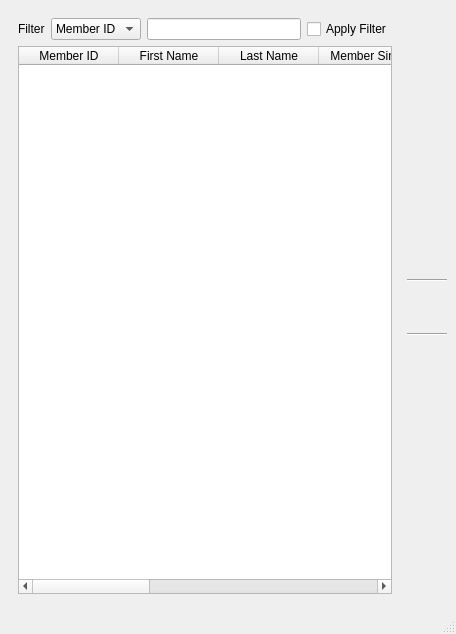
<?xml version="1.0" encoding="UTF-8"?>
<ui version="4.0">
 <class>membersBrowser</class>
 <widget class="QMainWindow" name="membersBrowser">
  <property name="geometry">
   <rect>
    <x>0</x>
    <y>0</y>
    <width>456</width>
    <height>634</height>
   </rect>
  </property>
  <property name="windowTitle">
   <string>BiblioteQ: Members Browser</string>
  </property>
  <property name="windowIcon">
   <iconset>
    <normaloff>icons.d/book.png</normaloff>icons.d/book.png</iconset>
  </property>
  <widget class="QWidget" name="centralwidget">
   <layout class="QHBoxLayout">
    <item>
     <widget class="QFrame" name="frame">
      <layout class="QVBoxLayout">
       <item>
        <layout class="QHBoxLayout">
         <item>
          <widget class="QLabel" name="label">
           <property name="text">
            <string>Filter</string>
           </property>
          </widget>
         </item>
         <item>
          <widget class="QComboBox" name="filtertype">
           <item>
            <property name="text">
             <string>Member ID</string>
            </property>
           </item>
           <item>
            <property name="text">
             <string>Last Name</string>
            </property>
           </item>
          </widget>
         </item>
         <item>
          <widget class="QLineEdit" name="filter">
           <property name="maxLength">
            <number>128</number>
           </property>
          </widget>
         </item>
         <item>
          <widget class="QCheckBox" name="filterBox">
           <property name="toolTip">
            <string/>
           </property>
           <property name="text">
            <string>Apply Filter</string>
           </property>
          </widget>
         </item>
        </layout>
       </item>
       <item>
        <widget class="QTableWidget" name="table">
         <property name="focusPolicy">
          <enum>Qt::StrongFocus</enum>
         </property>
         <property name="alternatingRowColors">
          <bool>true</bool>
         </property>
         <property name="selectionMode">
          <enum>QAbstractItemView::SingleSelection</enum>
         </property>
         <property name="selectionBehavior">
          <enum>QAbstractItemView::SelectRows</enum>
         </property>
         <property name="verticalScrollMode">
          <enum>QAbstractItemView::ScrollPerItem</enum>
         </property>
         <property name="horizontalScrollMode">
          <enum>QAbstractItemView::ScrollPerPixel</enum>
         </property>
         <property name="sortingEnabled">
          <bool>true</bool>
         </property>
         <property name="cornerButtonEnabled">
          <bool>false</bool>
         </property>
         <column>
          <property name="text">
           <string>Member ID</string>
          </property>
         </column>
         <column>
          <property name="text">
           <string>First Name</string>
          </property>
         </column>
         <column>
          <property name="text">
           <string>Last Name</string>
          </property>
         </column>
         <column>
          <property name="text">
           <string>Member Since</string>
          </property>
         </column>
         <column>
          <property name="text">
           <string>Expiration Date</string>
          </property>
         </column>
         <column>
          <property name="text">
           <string>Books Reserved</string>
          </property>
         </column>
         <column>
          <property name="text">
           <string>CDs Reserved</string>
          </property>
         </column>
         <column>
          <property name="text">
           <string>DVDs Reserved</string>
          </property>
         </column>
         <column>
          <property name="text">
           <string>Journals Reserved</string>
          </property>
         </column>
         <column>
          <property name="text">
           <string>Magazines Reserved</string>
          </property>
         </column>
         <column>
          <property name="text">
           <string>Video Games Reserved</string>
          </property>
         </column>
        </widget>
       </item>
      </layout>
     </widget>
    </item>
    <item>
     <layout class="QVBoxLayout">
      <item>
       <widget class="QToolButton" name="addButton">
        <property name="toolTip">
         <string>Add Member</string>
        </property>
        <property name="icon">
         <iconset>
          <normaloff>icons.d/32x32/add.png</normaloff>icons.d/32x32/add.png</iconset>
        </property>
        <property name="iconSize">
         <size>
          <width>32</width>
          <height>32</height>
         </size>
        </property>
        <property name="autoRaise">
         <bool>true</bool>
        </property>
       </widget>
      </item>
      <item>
       <widget class="QToolButton" name="deleteButton">
        <property name="toolTip">
         <string>Delete Selected Member</string>
        </property>
        <property name="icon">
         <iconset>
          <normaloff>icons.d/32x32/remove.png</normaloff>icons.d/32x32/remove.png</iconset>
        </property>
        <property name="iconSize">
         <size>
          <width>32</width>
          <height>32</height>
         </size>
        </property>
        <property name="autoRaise">
         <bool>true</bool>
        </property>
       </widget>
      </item>
      <item>
       <widget class="QToolButton" name="modifyButton">
        <property name="toolTip">
         <string>Modify Selected Member</string>
        </property>
        <property name="icon">
         <iconset>
          <normaloff>icons.d/32x32/edit.png</normaloff>icons.d/32x32/edit.png</iconset>
        </property>
        <property name="iconSize">
         <size>
          <width>32</width>
          <height>32</height>
         </size>
        </property>
        <property name="autoRaise">
         <bool>true</bool>
        </property>
       </widget>
      </item>
      <item>
       <widget class="QToolButton" name="historyButton">
        <property name="toolTip">
         <string>Show Selected Member's Reservation History</string>
        </property>
        <property name="text">
         <string/>
        </property>
        <property name="icon">
         <iconset>
          <normaloff>icons.d/32x32/history.png</normaloff>icons.d/32x32/history.png</iconset>
        </property>
        <property name="iconSize">
         <size>
          <width>32</width>
          <height>32</height>
         </size>
        </property>
        <property name="autoRaise">
         <bool>true</bool>
        </property>
       </widget>
      </item>
      <item>
       <widget class="QToolButton" name="listButton">
        <property name="toolTip">
         <string>List Selected Member's Reserved Items</string>
        </property>
        <property name="icon">
         <iconset>
          <normaloff>icons.d/32x32/stamp.png</normaloff>icons.d/32x32/stamp.png</iconset>
        </property>
        <property name="iconSize">
         <size>
          <width>32</width>
          <height>32</height>
         </size>
        </property>
        <property name="autoRaise">
         <bool>true</bool>
        </property>
       </widget>
      </item>
      <item>
       <widget class="QToolButton" name="printButton">
        <property name="toolTip">
         <string>Print Selected Member's Reserved Items</string>
        </property>
        <property name="text">
         <string/>
        </property>
        <property name="icon">
         <iconset>
          <normaloff>icons.d/32x32/print.png</normaloff>icons.d/32x32/print.png</iconset>
        </property>
        <property name="iconSize">
         <size>
          <width>32</width>
          <height>32</height>
         </size>
        </property>
        <property name="autoRaise">
         <bool>true</bool>
        </property>
       </widget>
      </item>
      <item>
       <widget class="Line" name="line">
        <property name="orientation">
         <enum>Qt::Horizontal</enum>
        </property>
       </widget>
      </item>
      <item>
       <widget class="QToolButton" name="checkoutButton">
        <property name="toolTip">
         <string>Reserve Selected Item</string>
        </property>
        <property name="icon">
         <iconset>
          <normaloff>icons.d/32x32/checkout.png</normaloff>icons.d/32x32/checkout.png</iconset>
        </property>
        <property name="iconSize">
         <size>
          <width>32</width>
          <height>32</height>
         </size>
        </property>
        <property name="autoRaise">
         <bool>true</bool>
        </property>
       </widget>
      </item>
      <item>
       <widget class="Line" name="line_3">
        <property name="orientation">
         <enum>Qt::Horizontal</enum>
        </property>
       </widget>
      </item>
      <item>
       <widget class="QToolButton" name="grantButton">
        <property name="toolTip">
         <string>Grant Privileges</string>
        </property>
        <property name="icon">
         <iconset>
          <normaloff>icons.d/32x32/permissions.png</normaloff>icons.d/32x32/permissions.png</iconset>
        </property>
        <property name="iconSize">
         <size>
          <width>32</width>
          <height>32</height>
         </size>
        </property>
        <property name="autoRaise">
         <bool>true</bool>
        </property>
       </widget>
      </item>
      <item>
       <widget class="QToolButton" name="overdueButton">
        <property name="toolTip">
         <string>List All Overdue Items</string>
        </property>
        <property name="icon">
         <iconset>
          <normaloff>icons.d/32x32/date.png</normaloff>icons.d/32x32/date.png</iconset>
        </property>
        <property name="iconSize">
         <size>
          <width>32</width>
          <height>32</height>
         </size>
        </property>
        <property name="autoRaise">
         <bool>true</bool>
        </property>
       </widget>
      </item>
      <item>
       <widget class="QToolButton" name="reloadButton">
        <property name="toolTip">
         <string>Refresh Table</string>
        </property>
        <property name="icon">
         <iconset>
          <normaloff>icons.d/32x32/reload.png</normaloff>icons.d/32x32/reload.png</iconset>
        </property>
        <property name="iconSize">
         <size>
          <width>32</width>
          <height>32</height>
         </size>
        </property>
        <property name="autoRaise">
         <bool>true</bool>
        </property>
       </widget>
      </item>
      <item>
       <spacer>
        <property name="orientation">
         <enum>Qt::Vertical</enum>
        </property>
        <property name="sizeHint" stdset="0">
         <size>
          <width>20</width>
          <height>40</height>
         </size>
        </property>
       </spacer>
      </item>
      <item>
       <widget class="QToolButton" name="cancelButton">
        <property name="toolTip">
         <string>Close Browser</string>
        </property>
        <property name="icon">
         <iconset>
          <normaloff>icons.d/32x32/cancel.png</normaloff>icons.d/32x32/cancel.png</iconset>
        </property>
        <property name="iconSize">
         <size>
          <width>32</width>
          <height>32</height>
         </size>
        </property>
        <property name="autoRaise">
         <bool>true</bool>
        </property>
       </widget>
      </item>
     </layout>
    </item>
   </layout>
  </widget>
  <widget class="QStatusBar" name="statusbar"/>
 </widget>
 <tabstops>
  <tabstop>filtertype</tabstop>
  <tabstop>filter</tabstop>
  <tabstop>filterBox</tabstop>
  <tabstop>table</tabstop>
  <tabstop>addButton</tabstop>
  <tabstop>deleteButton</tabstop>
  <tabstop>modifyButton</tabstop>
  <tabstop>historyButton</tabstop>
  <tabstop>listButton</tabstop>
  <tabstop>printButton</tabstop>
  <tabstop>checkoutButton</tabstop>
  <tabstop>grantButton</tabstop>
  <tabstop>overdueButton</tabstop>
  <tabstop>reloadButton</tabstop>
  <tabstop>cancelButton</tabstop>
 </tabstops>
 <resources/>
 <connections/>
</ui>
